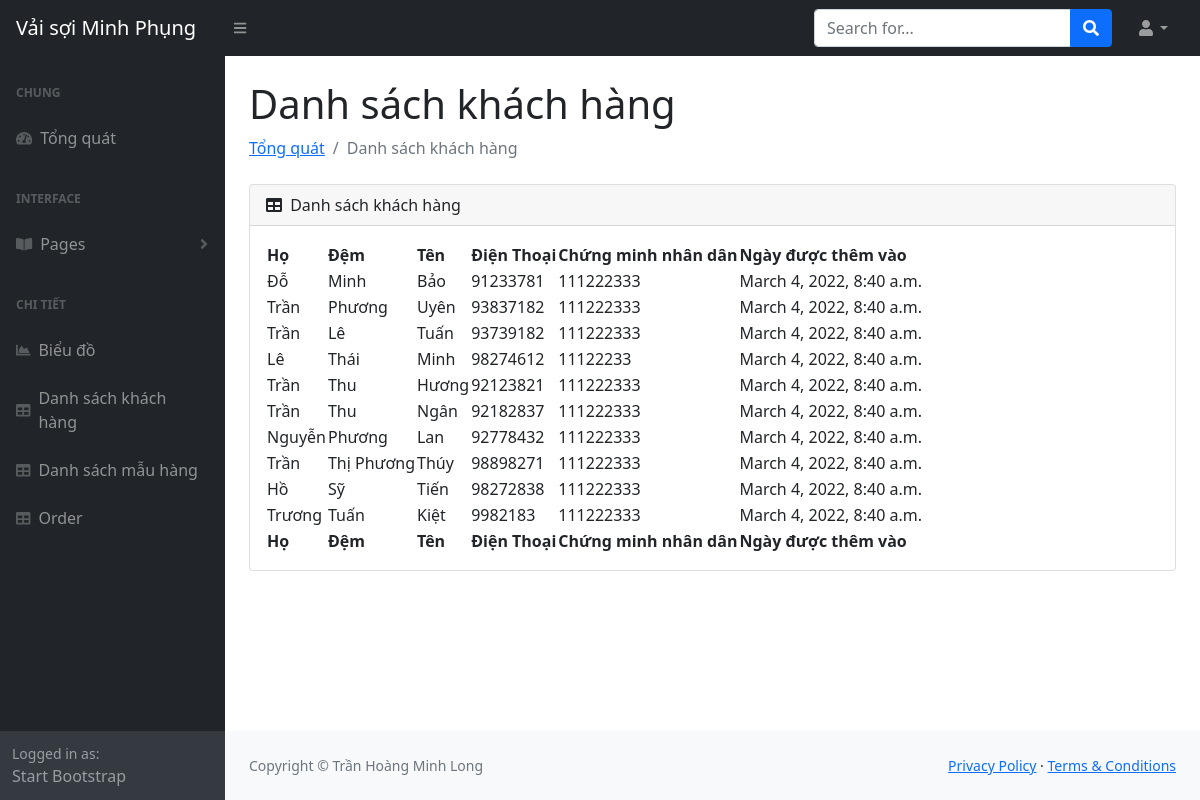
Before: /customerTable with the older database file.
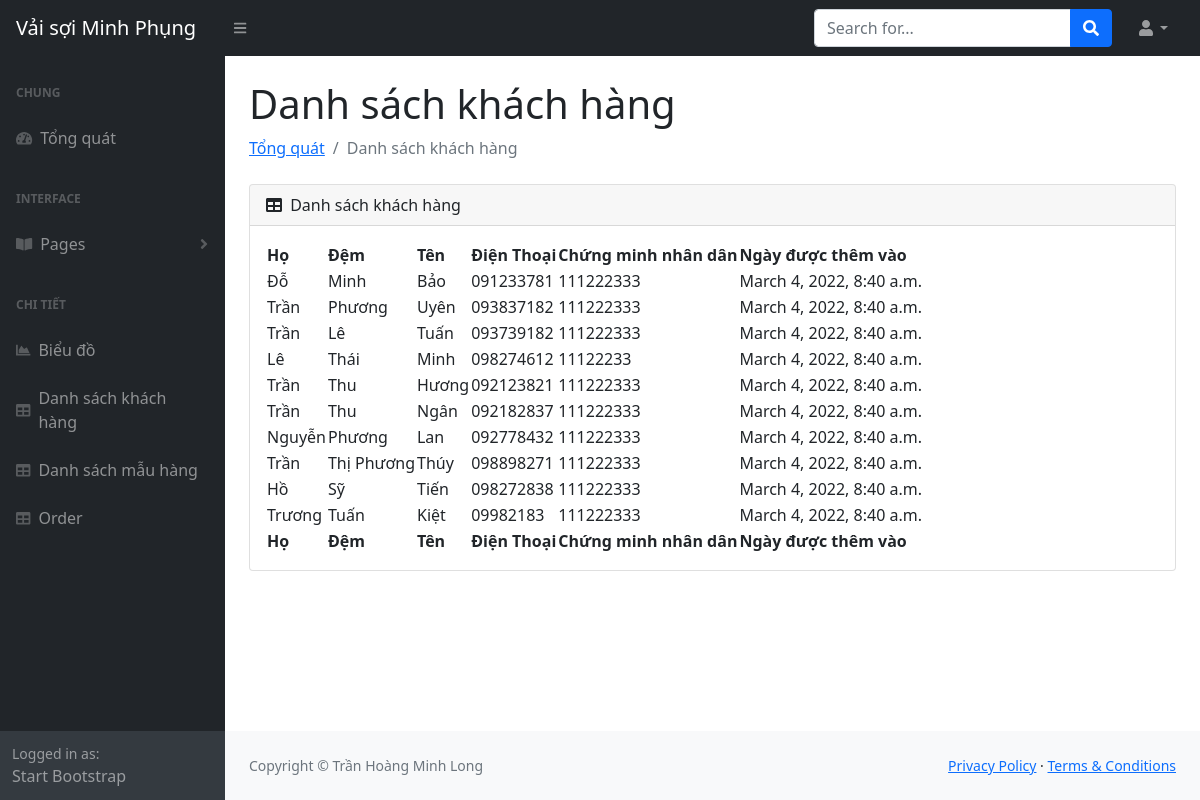
After: the same page with the newer database file.
### management/models.py (models this page shows, shortened)
class Customer(models.Model):
    customer_id = models.BigAutoField(primary_key=True)
    lastname = models.CharField(max_length=64)
    middlename = models.CharField(max_length=64, null=True)
    firstname = models.CharField(max_length=64)
    phone = models.CharField(max_length=64, null=True)
    socialnumber = models.IntegerField(null=True)
    customer_date = models.DateTimeField(auto_now_add=True, null=True)

### management/views.py (the view)
# urls.py: path('customerTable',views.customerTable),
def customerTable(request):
    customers = Customer.objects.all()
    context = {
        'customers' : customers,
    }
    return render(request, 'management/customerTable.html', context)

### management/templates/management/customerTable.html (shortened to what this page needs)
{% load static %}
<!DOCTYPE html>
<html lang="en">
    <head>
        <link href="https://cdn.jsdelivr.net/npm/bootstrap@5.1.3/dist/css/bootstrap.min.css" rel="stylesheet">
        <link href="https://cdn.jsdelivr.net/npm/simple-datatables@latest/dist/style.css" rel="stylesheet" />
        <link href="{% static 'css/styles.css'%}" rel="stylesheet" />
    </head>
    <body class="sb-nav-fixed">
            {% include 'management/navbar.html' %}
            <div id="layoutSidenav">
                {% include 'management/sidenavbar.html' %}
            <div id="layoutSidenav_content">
                <main>
                    <div class="container-fluid px-4">
                        <h1 class="mt-4">Danh sách khách hàng</h1>
                        <ol class="breadcrumb mb-4">
                            <li class="breadcrumb-item"><a href="home">Tổng quát</a></li>
                            <li class="breadcrumb-item active">Danh sách khách hàng</li>
                        </ol>
                        <div class="card mb-4">
                            <div class="card-header">
                                <i class="fas fa-table me-1"></i>
                                Danh sách khách hàng
                            </div>
                            <div class="card-body">
                                <table id="datatablesSimple">
                                    <thead>
                                        <tr>
                                            <th>Họ</th>
                                            <th>Đệm</th>
                                            <th>Tên</th>
                                            <th>Điện Thoại</th>
                                            <th>Chứng minh nhân dân</th>
                                            <th>Ngày được thêm vào</th>
                                        </tr>
                                    </thead>
                                    <tfoot>
                                        <tr>
                                            <th>Họ</th>
                                            <th>Đệm</th>
                                            <th>Tên</th>
                                            <th>Điện Thoại</th>
                                            <th>Chứng minh nhân dân</th>
                                            <th>Ngày được thêm vào</th>
                                        </tr>
                                    </tfoot>
                                    <tbody>
                                        {% for customer in customers %}
                                        <tr>
                                                <td>{{customer.lastname}}</td>
                                                <td>{{customer.middlename}}</td>
                                                <td>{{customer.firstname}}</td>
                                                <td>{{customer.phone}}</td>
                                                <td>{{customer.socialnumber}}</td>
                                                <td>{{customer.customer_date}}</td>
                                        </tr>
                                        {% endfor %}
                                    </tbody>
                                </table>
                            </div>
                        </div>
                    </div>
                </main>
                {% include 'management/footer.html' %}
            </div>
        </div>
    </body>
</html>

Changed rows visible on the page:
changed Customer "Đỗ": phone "91233781" → "091233781"
changed Customer "Uyên": phone "93837182" → "093837182"
changed Customer (number 3 of 10 on the later page): phone "93739182" → "093739182"
changed Customer "Thái": phone "98274612" → "098274612"
changed Customer "Hương": phone "92123821" → "092123821"
changed Customer "Ngân": phone "92182837" → "092182837"
changed Customer "Nguyễn": phone "92778432" → "092778432"
changed Customer "Thị Phương": phone "98898271" → "098898271"
changed Customer "Hồ": phone "98272838" → "098272838"
changed Customer "Trương": phone "9982183" → "09982183"
